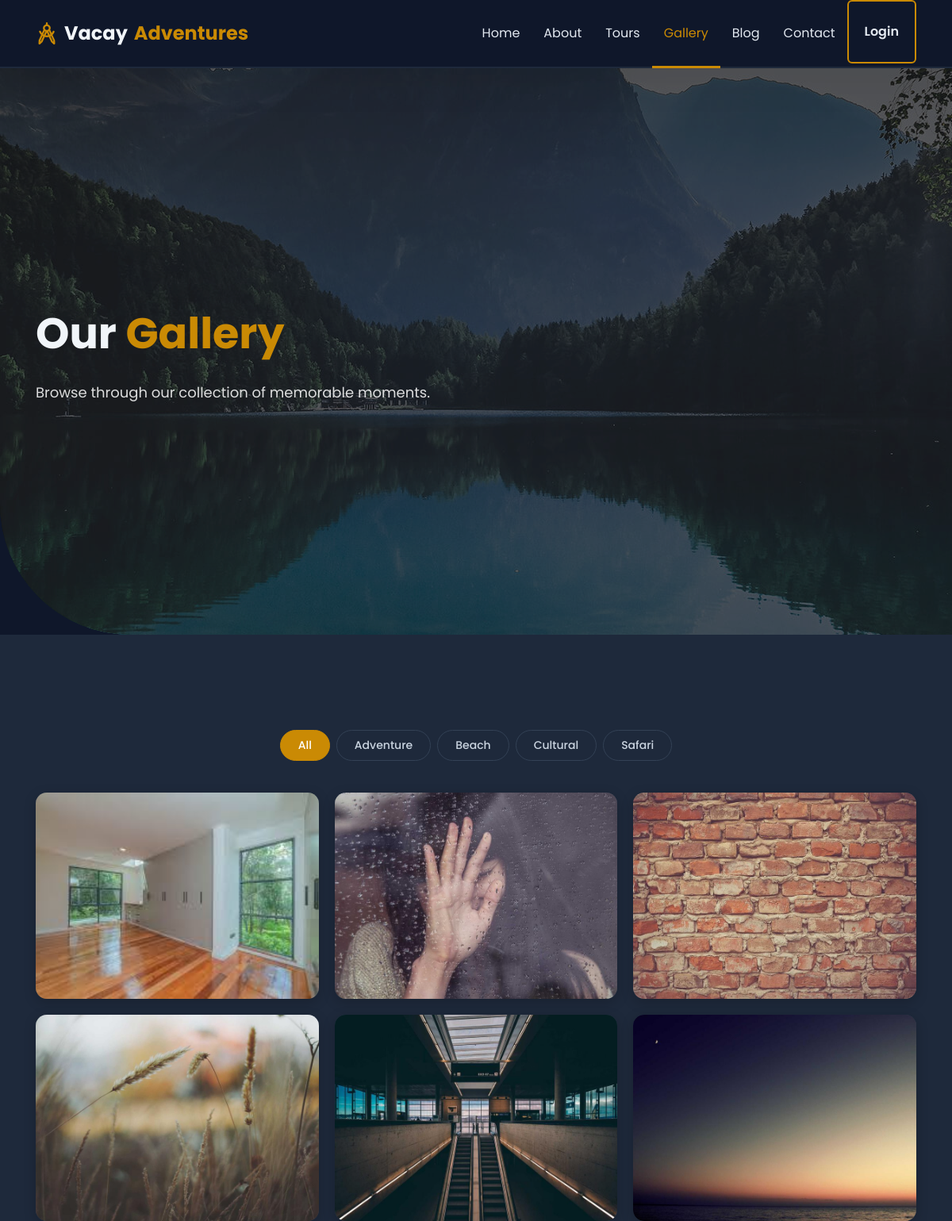
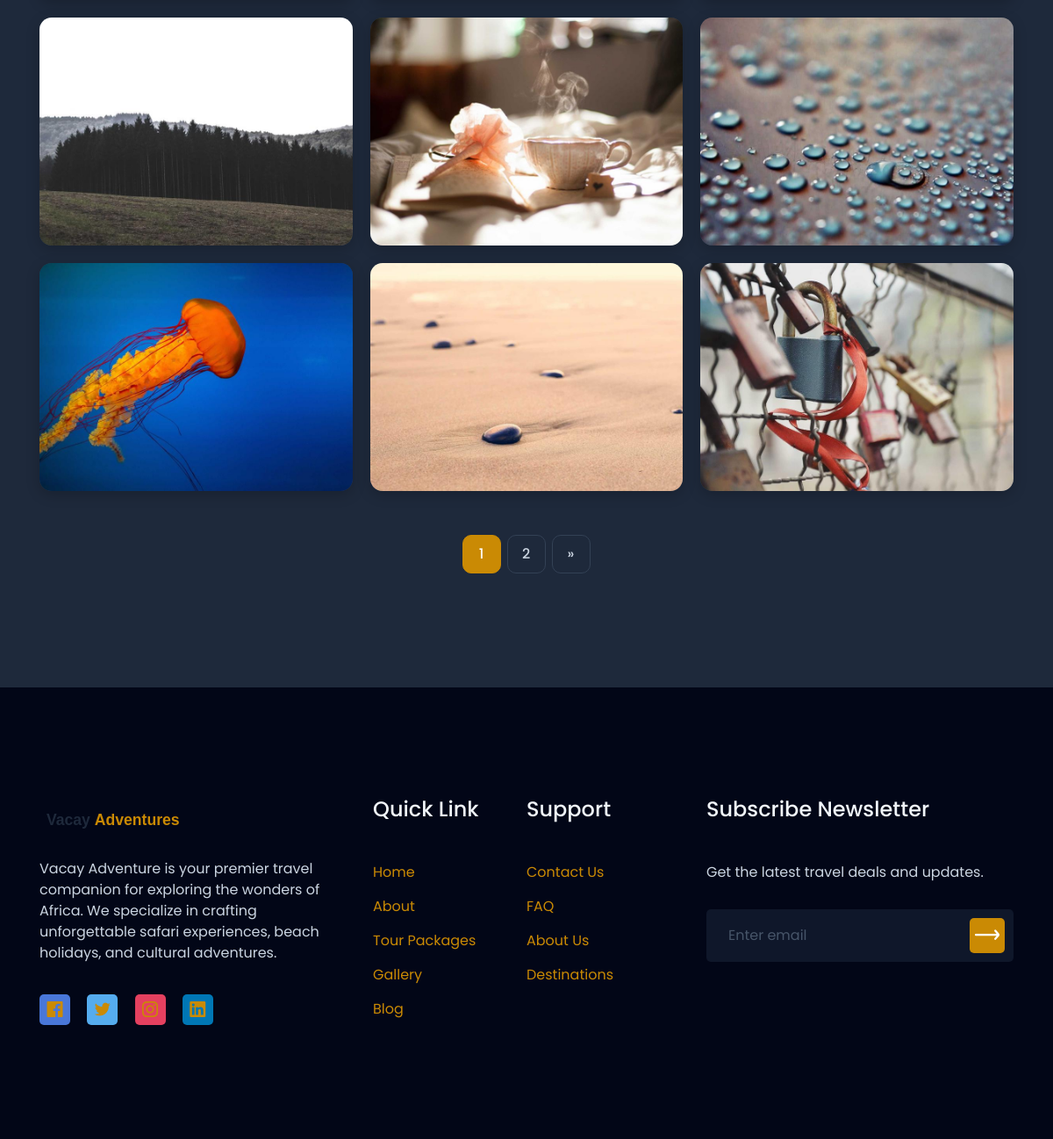
Page /gallery/ on the committed database (2 pictures, top to bottom).
### core/models.py (models this page shows, shortened)
class Gallery(models.Model):
    CATEGORY_CHOICES = [
        ('safari', 'Safari'),
        ('beach', 'Beach'),
        ('cultural', 'Cultural'),
        ('adventure', 'Adventure'),
        ('other', 'Other'),
    ]
    image = models.ImageField(upload_to='gallery/')
    caption = models.CharField(max_length=300, blank=True)
    category = models.CharField(max_length=50, choices=CATEGORY_CHOICES, default='other')
    is_active = models.BooleanField(default=True)
    created_at = models.DateTimeField(auto_now_add=True)
    class Meta:
        verbose_name_plural = 'Galleries'
        ordering = ['-created_at']

class SiteSetting(models.Model):
    site_name = models.CharField(max_length=200, default='Vacay Adventure')
    tagline = models.CharField(max_length=500, blank=True)
    logo = models.ImageField(upload_to='settings/', blank=True, null=True)
    favicon = models.ImageField(upload_to='settings/', blank=True, null=True)
    email = models.EmailField(blank=True)
    phone = models.CharField(max_length=20, blank=True)
    address = models.CharField(max_length=500, blank=True)
    facebook = models.URLField(blank=True)
    twitter = models.URLField(blank=True)
    instagram = models.URLField(blank=True)
    linkedin = models.URLField(blank=True)
    youtube = models.URLField(blank=True)
    about_short = models.TextField(blank=True)
    about_image = models.ImageField(upload_to='settings/', blank=True, null=True)
    trips_done = models.IntegerField(default=0)
    corporate_clients = models.IntegerField(default=0)
    visited_countries = models.IntegerField(default=0)
    team_members = models.IntegerField(default=0)
    hero_video_url = models.URLField(blank=True, help_text='Direct MP4 URL for the hero background video. Leave blank for default safari video.')
    created_at = models.DateTimeField(auto_now_add=True)
    updated_at = models.DateTimeField(auto_now=True)
    class Meta:
        verbose_name = 'Site Setting'
        verbose_name_plural = 'Site Settings'

### core/views.py (the view)
# urls.py: path('gallery/', views.gallery_view, name='gallery'),
def gallery_view(request):
    category = request.GET.get('category')
    gallery_items = Gallery.objects.filter(is_active=True)
    if category:
        gallery_items = gallery_items.filter(category=category)
    gallery_items = gallery_items.order_by('-created_at')
    paginator = Paginator(gallery_items, 12)
    page = request.GET.get('page', 1)
    try:
        items = paginator.page(page)
    except PageNotAnInteger:
        items = paginator.page(1)
    except EmptyPage:
        items = paginator.page(paginator.num_pages)
    categories = Gallery.objects.filter(is_active=True).order_by('category').values_list('category', flat=True).distinct()
    return render(request, 'core/gallery.html', {
        'gallery_items': items,
        'categories': categories,
        'current_category': category,
    })

### core/context_processors.py (called while the page is built)
def site_settings(request):
    try:
        settings = SiteSetting.objects.first()
    except:
        settings = None
    return {'site_settings': settings}

### templates/core/gallery.html (shortened to what this page needs)
{% extends 'base.html' %}
{% load static %}
{% block hero %}
<section class="header_area hero-video-wrap">
    <div class="video-bg">
        <video autoplay muted loop playsinline poster="{% static 'images/hero-area.jpg' %}">
            <source src="{{ site_settings.hero_video_url|default:'https://assets.mixkit.co/videos/3661/3661-720.mp4' }}" type="video/mp4">
        </video>
    </div>
    <div class="video-overlay"></div>
    <div id="home" class="header_slider">
        <div class="single_slider bg_cover d-flex align-items-center">
            <div class="container">
                <div class="row">
                    <div class="col-lg-6 col-md-8">
                        <div class="slider_content">
                            <h2 class="slider_title wow fadeInLeftBig" data-wow-duration="1.3s" data-wow-delay="0.2s">Our <span>Gallery</span></h2>
                            <p class="wow fadeInLeftBig" data-wow-duration="1.3s" data-wow-delay="0.5s">Browse through our collection of memorable moments.</p>
                        </div>
                    </div>
                </div>
            </div>
        </div>
    </div>
</section>
{% endblock %}
{% block content %}
<section class="gallery-page pt-120 pb-130">
    <div class="container">
        <div class="filter-pills">
            <a href="{% url 'gallery' %}" class="pill {% if not current_category %}active{% endif %}">All</a>
            {% for cat in categories %}
            <a href="?category={{ cat }}" class="pill {% if current_category == cat %}active{% endif %}">{{ cat|title }}</a>
            {% endfor %}
        </div>
        <div class="gallery-grid">
            {% for item in gallery_items %}
            <div class="gallery-card wow fadeInUp" data-wow-duration="0.8s" data-wow-delay="0.{{ forloop.counter }}s">
                <img src="{{ item.image.url }}" alt="{{ item.caption }}" class="card-img" loading="lazy">
            </div>
            {% empty %}
            <div class="col-12 text-center" style="grid-column:1/-1;"><p style="color:#94a3b8;padding:60px 0;">No images found.</p></div>
            {% endfor %}
        </div>
        {% if gallery_items.has_other_pages %}
        <div class="pagination-wrap">
            {% for i in gallery_items.paginator.page_range %}
            {% if i >= gallery_items.number|add:'-2' and i <= gallery_items.number|add:'2' %}
            <a href="?page={{ i }}{% if current_category %}&category={{ current_category }}{% endif %}" class="page-link {% if i == gallery_items.number %}active{% endif %}">{{ i }}</a>
            {% endif %}
            {% endfor %}
            {% if gallery_items.has_next %}
            <a href="?page={{ gallery_items.next_page_number }}{% if current_category %}&category={{ current_category }}{% endif %}" class="page-link">&raquo;</a>
            {% endif %}
        </div>
        {% endif %}
    </div>
</section>
{% endblock %}

### templates/includes/footer.html (shortened to what this page needs)
{% load static %}
<section id="footer" class="footer_area">
    <div class="footer_widget pt-80 pb-130">
        <div class="container">
            <div class="row">
                <div class="col-lg-4 col-md-6 order-md-1 order-lg-1">
                    <div class="footer_about mt-50">
                        <a href="/">
                            {% if site_settings and site_settings.logo %}
                            <img src="{{ site_settings.logo.url }}" alt="{{ site_settings.site_name }}" height="40">
                            {% else %}
                            <img src="{% static 'images/logo.svg' %}" alt="Vacay Adventure" height="40">
                            {% endif %}
                        </a>
                        <p>{{ site_settings.about_short|default:'Explore the world with confidence. Vacay Adventure offers unforgettable travel experiences across Africa.' }}</p>
                        <ul class="social">
                            {% if site_settings.facebook %}<li><a class="social_1" href="{{ site_settings.facebook }}"><i class="lni lni-facebook-original"></i></a></li>{% endif %}
                            {% if site_settings.twitter %}<li><a class="social_2" href="{{ site_settings.twitter }}"><i class="lni lni-twitter-original"></i></a></li>{% endif %}
                            {% if site_settings.instagram %}<li><a class="social_3" href="{{ site_settings.instagram }}"><i class="lni lni-instagram-original"></i></a></li>{% endif %}
                            {% if site_settings.linkedin %}<li><a class="social_4" href="{{ site_settings.linkedin }}"><i class="lni lni-linkedin-original"></i></a></li>{% endif %}
                        </ul>
                    </div>
                </div>
                <div class="col-lg-4 col-md-12 order-md-3 order-lg-2">
                    <div class="footer_link_wrapper d-flex flex-wrap">
                        <div class="footer_link mt-45">
                            <h4 class="footer_title">Quick Link</h4>
                            <ul class="link">
                                <li><a href="/">Home</a></li>
                                <li><a href="/about/">About</a></li>
                                <li><a href="/tours/">Tour Packages</a></li>
                                <li><a href="/gallery/">Gallery</a></li>
                                <li><a href="/blog/">Blog</a></li>
                            </ul>
                        </div>
                        <div class="footer_link mt-45">
                            <h4 class="footer_title">Support</h4>
                            <ul class="link">
                                <li><a href="/contact/">Contact Us</a></li>
                                <li><a href="/faq/">FAQ</a></li>
                                <li><a href="/about/">About Us</a></li>
                                <li><a href="/destinations/">Destinations</a></li>
                            </ul>
                        </div>
                    </div>
                </div>
                <div class="col-lg-4 col-md-6 order-md-2 order-lg-3">
                    <div class="footer_subscribe mt-45">
                        <h4 class="footer_title">Subscribe Newsletter</h4>
                        <p>Get the latest travel deals and updates.</p>
                        <div class="subscribe_form">
                            <form action="{% url 'newsletter_subscribe' %}" method="POST">
                                <input type="email" name="email" placeholder="Enter email" required>
                                <button type="submit"><i class="lni lni-arrow-right"></i></button>
                            </form>
                        </div>
                    </div>
                </div>
            </div>
        </div>
    </div>
</section>

### static/css/default.css (style rules this page uses)
.mt-45 { margin-top: 45px; }
.mt-50 { margin-top: 50px; }
.pt-80 { padding-top: 80px; }
.pt-120 { padding-top: 120px; }
.pb-130 { padding-bottom: 130px; }

### static/css/style.css (style rules this page uses)
body { font-family: "Poppins", sans-serif; font-weight: normal; font-style: normal; color: #747E88; }
* { margin: 0; padding: 0; -webkit-box-sizing: border-box; box-sizing: border-box; }
img { max-width: 100%; }
a { color: #ca8a04; }
i, span, a { display: inline-block; }
audio, canvas, iframe, img, svg, video { vertical-align: middle; }
h1, h2, h3, h4, h5, h6 { font-family: "Poppins", sans-serif; font-weight: 700; color: #38424D; margin: 0px; }
h2 { font-size: 36px; }
h4 { font-size: 22px; }
ul, ol { margin: 0px; padding: 0px; list-style-type: none; }
p { font-size: 16px; font-weight: 400; line-height: 24px; color: #747E88; margin: 0px; }
.bg_cover { background-position: center center; background-size: cover; background-repeat: no-repeat; width: 100%; height: 100%; }
.single_slider { height: 800px; position: relative; overflow: hidden; border-bottom-left-radius: 165px; }
.single_slider::before { position: absolute; content: ''; background-color: rgba(56, 66, 77, 0.24); width: 100%; height: 100%; left: 0; top: 0; }
.slider_content { padding-top: 80px; }
.slider_content .slider_title { font-size: 54px; color: #fff; margin-top: 15px; }
.slider_content p { font-size: 18px; color: #fff; margin-top: 30px; }
.footer_area { background-color: #38424D; }
.footer_about p { color: #fff; margin-top: 25px; }
.footer_about .social li { display: inline-block; margin-top: 35px; }
.footer_about .social li + li { margin-left: 15px; }
.footer_about .social li a { width: 35px; height: 35px; line-height: 35px; text-align: center; font-size: 18px; color: #fff; border-radius: 5px; }
.footer_about .social li .social_1 { background-color: #4977D9; }
.footer_about .social li .social_2 { background-color: #55ACEE; }
.footer_about .social li .social_3 { background-color: #E4405F; }
.footer_about .social li .social_4 { background-color: #0077B5; }
.footer_title { font-size: 24px; font-weight: 500; color: #fff; }
.footer_link { width: 50%; }
.footer_link .link { padding-top: 30px; }
.footer_link .link li { margin-top: 15px; }
.footer_link .link li a { font-size: 16px; color: #fff; -webkit-transition: all 0.3s ease-out 0s; transition: all 0.3s ease-out 0s; }
.footer_subscribe p { color: #fff; margin-top: 45px; }
.footer_subscribe .subscribe_form { position: relative; margin-top: 30px; }
.footer_subscribe .subscribe_form input { width: 100%; height: 60px; border-radius: 5px; padding: 0 25px; border: 0; color: #38424D; }
.footer_subscribe .subscribe_form button { height: 40px; width: 40px; border: 0; font-size: 28px; color: #fff; background-color: #ca8a04; border-radius: 5px; position: absolute; right: 10px; top: 10px; }

### templates/core/gallery.html (style rules this page uses)
.gallery-page { background: #f8fafc; }
.filter-pills { display: flex; flex-wrap: wrap; justify-content: center; gap: 8px; margin-bottom: 40px; }
.filter-pills .pill { display: inline-block; padding: 8px 22px; border-radius: 25px; font-size: 14px; font-weight: 500; text-decoration: none; transition: all 0.3s; background: #fff; color: #64748b; border: 1px solid #e2e8f0; }
.filter-pills .pill.active { background: #ca8a04; color: #fff; border-color: #ca8a04; }
.gallery-grid { display: grid; grid-template-columns: repeat(auto-fill, minmax(300px, 1fr)); gap: 20px; }
.gallery-grid .gallery-card { border-radius: 14px; overflow: hidden; box-shadow: 0 4px 16px rgba(0,0,0,0.07); transition: transform 0.3s, box-shadow 0.3s; background: #fff; position: relative; cursor: pointer; }
.gallery-grid .gallery-card .card-img { width: 100%; height: 260px; object-fit: cover; transition: transform 0.5s; display: block; }
.pagination-wrap { display: flex; justify-content: center; align-items: center; gap: 8px; margin-top: 50px; }
.pagination-wrap .page-link { display: inline-flex; align-items: center; justify-content: center; width: 44px; height: 44px; border-radius: 10px; border: 1px solid #e2e8f0; color: #1e293b; font-weight: 500; text-decoration: none; transition: all 0.2s; }
.pagination-wrap .page-link.active { background: #ca8a04; color: #fff; border-color: #ca8a04; }

### rows in the picture
Gallery: image (picture)
Gallery: image (picture)
Gallery: image (picture)
Gallery: image (picture)
Gallery: image (picture)
Gallery: image (picture)
Gallery: image (picture)
Gallery: image (picture)
Gallery: image (picture)
Gallery: image (picture)
Gallery: image (picture)
Gallery: image (picture)
SiteSetting: about_short "Vacay Adventure is your premier travel companion for exploring the wonders of Africa. We specialize in crafting unforgettable safari experiences, beach holidays, and cultural adventures."

### other values in the picture
{{ cat|title }} "Adventure" "Beach" "Cultural" "Safari"
{{ i }} "1" "2"
